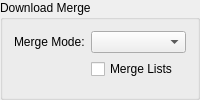
             <widget class="QGroupBox" name="groupBox_8">
              <property name="toolTip">
               <string>The merge mode to use when downloading metadata from Comic Vine, Metron, GCD, etc...</string>
              </property>
              <property name="title">
               <string>Download Merge</string>
              </property>
              <layout class="QFormLayout" name="formLayout_4">
               <item row="0" column="0">
                <widget class="QLabel" name="lblDownloadMergeMode">
                 <property name="toolTip">
                  <string>The merge mode to use when downloading metadata from Comic Vine, Metron, GCD, etc...</string>
                 </property>
                 <property name="text">
                  <string>Merge Mode:</string>
                 </property>
                 <property name="margin">
                  <number>6</number>
                 </property>
                 <property name="buddy">
                  <cstring>cbDownloadMergeMode</cstring>
                 </property>
                </widget>
               </item>
               <item row="0" column="1">
                <widget class="QComboBox" name="cbDownloadMergeMode">
                 <property name="sizePolicy">
                  <sizepolicy hsizetype="Preferred" vsizetype="Fixed">
                   <horstretch>0</horstretch>
                   <verstretch>0</verstretch>
                  </sizepolicy>
                 </property>
                 <property name="toolTip">
                  <string>The merge mode to use when downloading metadata from Comic Vine, Metron, GCD, etc...</string>
                 </property>
                </widget>
               </item>
               <item row="1" column="1">
                <widget class="QCheckBox" name="cbxMergeListsMetadata">
                 <property name="toolTip">
                  <string>Merge lists (characters, tags, locations, etc.) together or follow the Merge Mode</string>
                 </property>
                 <property name="text">
                  <string>Merge Lists</string>
                 </property>
                </widget>
               </item>
              </layout>
             </widget>
